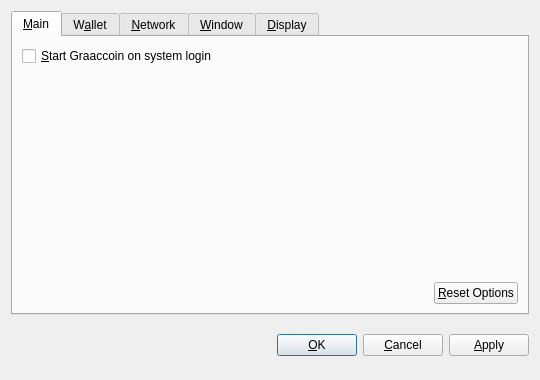
<?xml version="1.0" encoding="UTF-8"?>
<ui version="4.0">
 <class>OptionsDialog</class>
 <widget class="QDialog" name="OptionsDialog">
  <property name="geometry">
   <rect>
    <x>0</x>
    <y>0</y>
    <width>540</width>
    <height>380</height>
   </rect>
  </property>
  <property name="windowTitle">
   <string>Options</string>
  </property>
  <property name="modal">
   <bool>true</bool>
  </property>
  <layout class="QVBoxLayout" name="verticalLayout">
   <item>
    <widget class="QTabWidget" name="tabWidget">
     <property name="tabPosition">
      <enum>QTabWidget::North</enum>
     </property>
     <property name="currentIndex">
      <number>0</number>
     </property>
     <widget class="QWidget" name="tabMain">
      <attribute name="title">
       <string>&amp;Main</string>
      </attribute>
      <layout class="QVBoxLayout" name="verticalLayout_Main">
       <item>
        <widget class="QCheckBox" name="bitcoinAtStartup">
         <property name="toolTip">
          <string>Automatically start Graaccoin after logging in to the system.</string>
         </property>
         <property name="text">
          <string>&amp;Start Graaccoin on system login</string>
         </property>
        </widget>
       </item>
       <item>
        <spacer name="verticalSpacer_Main">
         <property name="orientation">
          <enum>Qt::Vertical</enum>
         </property>
         <property name="sizeHint" stdset="0">
          <size>
           <width>20</width>
           <height>40</height>
          </size>
         </property>
        </spacer>
       </item>
       <item>
        <layout class="QHBoxLayout" name="horizontalLayout_2_Main">
         <item>
          <spacer name="horizontalSpacer_2_Main">
           <property name="orientation">
            <enum>Qt::Horizontal</enum>
           </property>
           <property name="sizeHint" stdset="0">
            <size>
             <width>40</width>
             <height>20</height>
            </size>
           </property>
          </spacer>
         </item>
         <item>
          <widget class="QPushButton" name="resetButton">
           <property name="toolTip">
            <string>Reset all client options to default.</string>
           </property>
           <property name="text">
            <string>&amp;Reset Options</string>
           </property>
           <property name="autoDefault">
            <bool>false</bool>
           </property>
          </widget>
         </item>
        </layout>
       </item>
      </layout>
     </widget>
     <widget class="QWidget" name="tabWallet">
      <attribute name="title">
       <string>W&amp;allet</string>
      </attribute>
      <layout class="QVBoxLayout" name="verticalLayout_Network">
       <item>
        <widget class="QLabel" name="transactionFeeInfoLabel">
         <property name="text">
          <string>Optional transaction fee per kB that helps make sure your transactions are processed quickly. Most transactions are 1 kB.</string>
         </property>
         <property name="textFormat">
          <enum>Qt::PlainText</enum>
         </property>
         <property name="wordWrap">
          <bool>true</bool>
         </property>
        </widget>
       </item>
       <item>
        <layout class="QHBoxLayout" name="horizontalLayout_1_Main">
         <item>
          <widget class="QLabel" name="transactionFeeLabel">
           <property name="text">
            <string>Pay transaction &amp;fee</string>
           </property>
           <property name="textFormat">
            <enum>Qt::PlainText</enum>
           </property>
           <property name="buddy">
            <cstring>transactionFee</cstring>
           </property>
          </widget>
         </item>
         <item>
          <widget class="BitcoinAmountField" name="transactionFee"/>
         </item>
         <item>
          <spacer name="horizontalSpacer_1_Main">
           <property name="orientation">
            <enum>Qt::Horizontal</enum>
           </property>
           <property name="sizeHint" stdset="0">
            <size>
             <width>40</width>
             <height>20</height>
            </size>
           </property>
          </spacer>
         </item>
        </layout>
       </item>
       <item>
        <widget class="QLabel" name="label">
         <property name="text">
          <string>If you disable the spending of unconfirmed change, the change from a transaction cannot be used until that transaction has at least one confirmation. This also affects how your balance is computed.</string>
         </property>
         <property name="wordWrap">
          <bool>true</bool>
         </property>
        </widget>
       </item>
       <item>
        <widget class="QCheckBox" name="spendZeroConfChange">
         <property name="text">
          <string>Spend unconfirmed change  (experts only)</string>
         </property>
        </widget>
       </item>
       <item>
        <spacer name="verticalSpacer">
         <property name="orientation">
          <enum>Qt::Vertical</enum>
         </property>
         <property name="sizeHint" stdset="0">
          <size>
           <width>20</width>
           <height>40</height>
          </size>
         </property>
        </spacer>
       </item>
      </layout>
     </widget>
     <widget class="QWidget" name="tabNetwork">
      <attribute name="title">
       <string>&amp;Network</string>
      </attribute>
      <layout class="QVBoxLayout" name="verticalLayout_Network">
       <item>
        <widget class="QCheckBox" name="mapPortUpnp">
         <property name="toolTip">
          <string>Automatically open the Graaccoin client port on the router. This only works when your router supports UPnP and it is enabled.</string>
         </property>
         <property name="text">
          <string>Map port using &amp;UPnP</string>
         </property>
        </widget>
       </item>
       <item>
        <widget class="QCheckBox" name="connectSocks">
         <property name="toolTip">
          <string>Connect to the Graaccoin network through a SOCKS proxy (e.g. when connecting through Tor).</string>
         </property>
         <property name="text">
          <string>&amp;Connect through SOCKS proxy:</string>
         </property>
        </widget>
       </item>
       <item>
        <layout class="QHBoxLayout" name="horizontalLayout_Network">
         <item>
          <widget class="QLabel" name="proxyIpLabel">
           <property name="text">
            <string>Proxy &amp;IP:</string>
           </property>
           <property name="textFormat">
            <enum>Qt::PlainText</enum>
           </property>
           <property name="buddy">
            <cstring>proxyIp</cstring>
           </property>
          </widget>
         </item>
         <item>
          <widget class="QValidatedLineEdit" name="proxyIp">
           <property name="maximumSize">
            <size>
             <width>140</width>
             <height>16777215</height>
            </size>
           </property>
           <property name="toolTip">
            <string>IP address of the proxy (e.g. 127.0.0.1)</string>
           </property>
          </widget>
         </item>
         <item>
          <widget class="QLabel" name="proxyPortLabel">
           <property name="text">
            <string>&amp;Port:</string>
           </property>
           <property name="textFormat">
            <enum>Qt::PlainText</enum>
           </property>
           <property name="buddy">
            <cstring>proxyPort</cstring>
           </property>
          </widget>
         </item>
         <item>
          <widget class="QLineEdit" name="proxyPort">
           <property name="maximumSize">
            <size>
             <width>55</width>
             <height>16777215</height>
            </size>
           </property>
           <property name="toolTip">
            <string>Port of the proxy (e.g. 9050)</string>
           </property>
          </widget>
         </item>
         <item>
          <widget class="QLabel" name="socksVersionLabel">
           <property name="text">
            <string>SOCKS &amp;Version:</string>
           </property>
           <property name="textFormat">
            <enum>Qt::PlainText</enum>
           </property>
           <property name="buddy">
            <cstring>socksVersion</cstring>
           </property>
          </widget>
         </item>
         <item>
          <widget class="QValueComboBox" name="socksVersion">
           <property name="toolTip">
            <string>SOCKS version of the proxy (e.g. 5)</string>
           </property>
          </widget>
         </item>
         <item>
          <spacer name="horizontalSpacer_Network">
           <property name="orientation">
            <enum>Qt::Horizontal</enum>
           </property>
           <property name="sizeHint" stdset="0">
            <size>
             <width>40</width>
             <height>20</height>
            </size>
           </property>
          </spacer>
         </item>
        </layout>
       </item>
       <item>
        <spacer name="verticalSpacer_Network">
         <property name="orientation">
          <enum>Qt::Vertical</enum>
         </property>
         <property name="sizeHint" stdset="0">
          <size>
           <width>20</width>
           <height>40</height>
          </size>
         </property>
        </spacer>
       </item>
      </layout>
     </widget>
     <widget class="QWidget" name="tabWindow">
      <attribute name="title">
       <string>&amp;Window</string>
      </attribute>
      <layout class="QVBoxLayout" name="verticalLayout_Window">
       <item>
        <widget class="QCheckBox" name="minimizeToTray">
         <property name="toolTip">
          <string>Show only a tray icon after minimizing the window.</string>
         </property>
         <property name="text">
          <string>&amp;Minimize to the tray instead of the taskbar</string>
         </property>
        </widget>
       </item>
       <item>
        <widget class="QCheckBox" name="minimizeOnClose">
         <property name="toolTip">
          <string>Minimize instead of exit the application when the window is closed. When this option is enabled, the application will be closed only after selecting Quit in the menu.</string>
         </property>
         <property name="text">
          <string>M&amp;inimize on close</string>
         </property>
        </widget>
       </item>
       <item>
        <spacer name="verticalSpacer_Window">
         <property name="orientation">
          <enum>Qt::Vertical</enum>
         </property>
         <property name="sizeHint" stdset="0">
          <size>
           <width>20</width>
           <height>40</height>
          </size>
         </property>
        </spacer>
       </item>
      </layout>
     </widget>
     <widget class="QWidget" name="tabDisplay">
      <attribute name="title">
       <string>&amp;Display</string>
      </attribute>
      <layout class="QVBoxLayout" name="verticalLayout_Display">
       <item>
        <layout class="QHBoxLayout" name="horizontalLayout_1_Display">
         <item>
          <widget class="QLabel" name="langLabel">
           <property name="text">
            <string>User Interface &amp;language:</string>
           </property>
           <property name="textFormat">
            <enum>Qt::PlainText</enum>
           </property>
           <property name="buddy">
            <cstring>lang</cstring>
           </property>
          </widget>
         </item>
         <item>
          <widget class="QValueComboBox" name="lang">
           <property name="toolTip">
            <string>The user interface language can be set here. This setting will take effect after restarting Graaccoin.</string>
           </property>
          </widget>
         </item>
        </layout>
       </item>
       <item>
        <layout class="QHBoxLayout" name="horizontalLayout_2_Display">
         <item>
          <widget class="QLabel" name="unitLabel">
           <property name="text">
            <string>&amp;Unit to show amounts in:</string>
           </property>
           <property name="textFormat">
            <enum>Qt::PlainText</enum>
           </property>
           <property name="buddy">
            <cstring>unit</cstring>
           </property>
          </widget>
         </item>
         <item>
          <widget class="QValueComboBox" name="unit">
           <property name="toolTip">
            <string>Choose the default subdivision unit to show in the interface and when sending coins.</string>
           </property>
          </widget>
         </item>
        </layout>
       </item>
       <item>
        <widget class="QCheckBox" name="displayAddresses">
         <property name="toolTip">
          <string>Whether to show Graaccoin addresses in the transaction list or not.</string>
         </property>
         <property name="text">
          <string>&amp;Display addresses in transaction list</string>
         </property>
        </widget>
       </item>
       <item>
        <widget class="QCheckBox" name="coinControlFeatures">
         <property name="toolTip">
          <string>Whether to show coin control features or not.</string>
         </property>
         <property name="text">
          <string>Display coin &amp;control features (experts only!)</string>
         </property>
        </widget>
       </item>
       <item>
        <spacer name="verticalSpacer_Display">
         <property name="orientation">
          <enum>Qt::Vertical</enum>
         </property>
         <property name="sizeHint" stdset="0">
          <size>
           <width>20</width>
           <height>40</height>
          </size>
         </property>
        </spacer>
       </item>
      </layout>
     </widget>
    </widget>
   </item>
   <item>
    <layout class="QHBoxLayout" name="horizontalLayout_Buttons">
     <item>
      <spacer name="horizontalSpacer_1">
       <property name="orientation">
        <enum>Qt::Horizontal</enum>
       </property>
       <property name="sizeHint" stdset="0">
        <size>
         <width>40</width>
         <height>48</height>
        </size>
       </property>
      </spacer>
     </item>
     <item>
      <widget class="QLabel" name="statusLabel">
       <property name="font">
        <font>
         <weight>75</weight>
         <bold>true</bold>
        </font>
       </property>
       <property name="text">
        <string/>
       </property>
       <property name="textFormat">
        <enum>Qt::PlainText</enum>
       </property>
       <property name="wordWrap">
        <bool>true</bool>
       </property>
      </widget>
     </item>
     <item>
      <spacer name="horizontalSpacer_2">
       <property name="orientation">
        <enum>Qt::Horizontal</enum>
       </property>
       <property name="sizeHint" stdset="0">
        <size>
         <width>40</width>
         <height>48</height>
        </size>
       </property>
      </spacer>
     </item>
     <item>
      <widget class="QPushButton" name="okButton">
       <property name="text">
        <string>&amp;OK</string>
       </property>
      </widget>
     </item>
     <item>
      <widget class="QPushButton" name="cancelButton">
       <property name="text">
        <string>&amp;Cancel</string>
       </property>
       <property name="autoDefault">
        <bool>false</bool>
       </property>
      </widget>
     </item>
     <item>
      <widget class="QPushButton" name="applyButton">
       <property name="text">
        <string>&amp;Apply</string>
       </property>
       <property name="autoDefault">
        <bool>false</bool>
       </property>
      </widget>
     </item>
    </layout>
   </item>
  </layout>
 </widget>
 <customwidgets>
  <customwidget>
   <class>BitcoinAmountField</class>
   <extends>QSpinBox</extends>
   <header>bitcoinamountfield.h</header>
  </customwidget>
  <customwidget>
   <class>QValueComboBox</class>
   <extends>QComboBox</extends>
   <header>qvaluecombobox.h</header>
  </customwidget>
  <customwidget>
   <class>QValidatedLineEdit</class>
   <extends>QLineEdit</extends>
   <header>qvalidatedlineedit.h</header>
  </customwidget>
 </customwidgets>
 <resources/>
 <connections/>
</ui>
